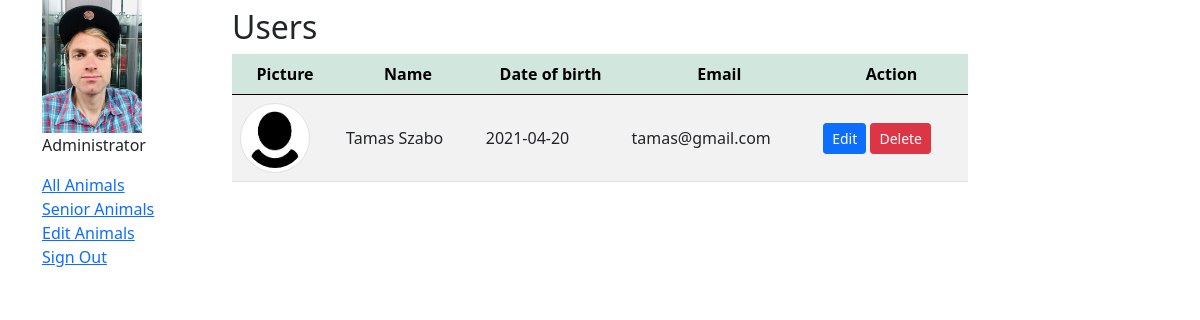
Page /dashboard.php (signed in) on the committed database.
### tables this page shows
CREATE TABLE `user` (
  `id` int(11) NOT NULL,
  `name` varchar(55) DEFAULT NULL,
  `picture` varchar(255) DEFAULT NULL,
  `first_name` varchar(55) DEFAULT NULL,
  `last_name` varchar(55) DEFAULT NULL,
  `password` varchar(255) DEFAULT NULL,
  `date_of_birth` date DEFAULT NULL,
  `email` varchar(55) DEFAULT NULL,
  `image` varchar(255) DEFAULT NULL,
  `status` varchar(55) DEFAULT NULL
);

### dashBoard.php (the view, shortened to what this page needs)
<?php
require_once 'components/db_connect.php';
$status = 'adm';
$sqlSelect = "SELECT * FROM user WHERE status != ? ";
$stmt = $connect->prepare($sqlSelect);
$stmt->bind_param("s", $status);
$work = $stmt->execute();
$result = $stmt->get_result();
$tbody = '';
if ($result->num_rows > 0) {
    while ($row = $result->fetch_array(MYSQLI_ASSOC)) {
        $tbody .= "<tr>
            <td><img class='img-thumbnail rounded-circle' src='pictures/" . $row['picture'] . "' alt=" . $row['first_name'] . "></td>
            <td>" . $row['first_name'] . " " . $row['last_name'] . "</td>
            <td>" . $row['date_of_birth'] . "</td>
            <td>" . $row['email'] . "</td>
            <td><a href='update.php?id=" . $row['id'] . "'><button class='btn btn-primary btn-sm' type='button'>Edit</button></a>
            <a href='delete.php?id=" . $row['id'] . "'><button class='btn btn-danger btn-sm' type='button'>Delete</button></a></td>
         </tr>";
    }
} else {
    $tbody = "<tr><td colspan='5'><center>No Data Available </center></td></tr>";
}
?>
<!DOCTYPE html>
<html lang="en">
    <head>
        <?php require_once 'components/boot.php'?>
    </head>
    <body>
        <div class="container">
            <div class="row">
                <div class="col-2">
                    <img class="userImage" src="pictures/608c0a77d0929.jpg" alt="Adm avatar">
                    <p class="">Administrator</p>
                    <a href="index_products_user_all.php">All Animals</a>
                    <br>
                    <a href="senior.php">Senior Animals</a>
                    <br>
                    <a href="products/index.php">Edit Animals</a>
                    <br>
                    <a href="logout.php?logout">Sign Out</a>
                </div>
                <div class="col-8 mt-2">
                    <p class='h2'>Users</p>
                    <table class='table table-striped'>
                        <thead class='table-success'>
                            <tr>
                                <th>Picture</th>
                                <th>Name</th>
                                <th>Date of birth</th>
                                <th>Email</th>
                                <th>Action</th>
                            </tr>
                        </thead>
                        <tbody>
                            <?=$tbody?>
                        </tbody>
                    </table>
                </div>
            </div>
        </div>
    </body>
</html>

### dashBoard.php (style rules this page uses)
.img-thumbnail { width: 70px !important; height: 70px !important; }
td { text-align: left; vertical-align: middle; }
tr { text-align: center; }
.userImage { width: 100px; height: auto; }

### rows in the picture
user: picture (placeholder picture), first_name "Tamas", last_name "Szabo", date_of_birth "2021-04-20", email "tamas@gmail.com"
